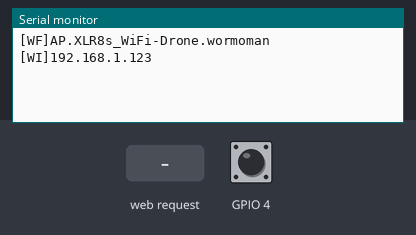
A sketch run on a simulated ESP8266 (NodeMCU). On the bench: the last lines printed to the serial monitor. The inputs (shaded band) are chosen by the test bench; at power-on: GPIO 4 HIGH. WiFi joins after 1.5 s; servers stay silent unless stated.

Above: at 2.2 s.
2.3 s: HTTP request GET /WP received
At 3.4 s:
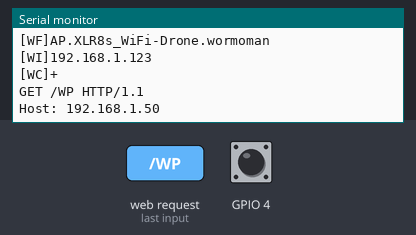
At 4.6 s:
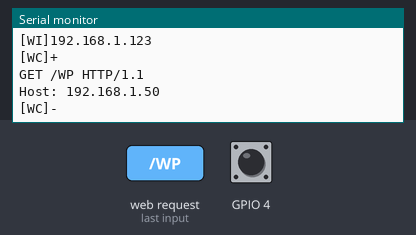

Measured:
- after the input at 2.3 s, the serial monitor: prints a new line at once (image 1)

The sketch:

Wi-Fi.ino
```cpp
#include "ESP8266WiFi.h"

#include "Order.h"
#include <vector>

//WF -ïîäêëþ÷åíèå
//WI -èíôîðìàöèÿ îá ÈÏ
//WC - ñîåäèíåíèÿ

const uint port = 49123;
WiFiServer wifiServer(port);
using namespace std;

void setup()
{


	pinMode(4, INPUT_PULLUP);
	Serial.begin(9600);
	delay(1000);

	if (digitalRead(4) == LOW)
	{
		WiFi.mode(WIFI_STA);
		connectTo("XLR8`s Wi-Fi", "wormoman8627fd039h0bg9");
	}
	else
	{
		WiFi.mode(WIFI_AP);
		hostAP();
	}

	wifiServer.setNoDelay(true);
	wifiServer.begin();
}

IPAddress hostAP()
{
	char* ssid = "XLR8s_WiFi-Drone";
	char* pass = "wormoman";


	vector<String> arg;
	arg.push_back("AP");
	arg.push_back(ssid);
	arg.push_back(pass);

	Order connection("WF", arg);


	Serial.println(connection.ToString());


	bool hidden = false;

	IPAddress local_IP(192, 168, 1, 123);
	IPAddress gateway(192, 168, 1, 1);
	IPAddress subnet(255, 255, 255, 0);
	WiFi.softAPConfig(local_IP, gateway, subnet);
	WiFi.softAP(ssid, pass, 1, hidden, 1);

	vector<String> arg1;
	arg1.push_back(WiFi.softAPIP().toString());

	Order connection1("WI", arg1);
	Serial.println(connection1.ToString());

	return WiFi.softAPIP();
}


IPAddress connectTo(char* ssid, char* pass)
{

	vector<String> arg;
	arg.push_back("STA");
	arg.push_back(ssid);
	arg.push_back(pass);

	Order connection("WF", arg);


	Serial.println(connection.ToString());


	WiFi.begin(ssid, pass);

	while (WiFi.status() != WL_CONNECTED)
	{

		delay(1000);
	}

	vector<String> arg1;
	arg1.push_back(WiFi.localIP().toString());
	Order connection1("WI", arg1);
	Serial.println(connection1.ToString());
	return WiFi.localIP();
}

char serialRead;

void loop()
{
	WiFiClient client = wifiServer.available();
	if (client)
	{
		vector<String> arg;
		arg.push_back("+");
		Order clientconnect("WC", arg);
		Serial.println(clientconnect.ToString());

		while (client.connected())
		{
			while (Serial.available()>0)
			{
				serialRead = Serial.read();
				client.write(serialRead); // òî ÷òî ïðèøëî ïî ñåðèéíèêó îòïðàâèòü ïî âàéôàþ
			}
			serialRead = (char)0;
			while (client.available() > 0)
			{
				serialRead = client.read();

				Serial.write(serialRead);  // òî ÷òî ïðèøëî ïî âàéôàþ îòïðàâèòü ïî ñåðèéíèêó
			}
			delay(10);
		}

		//if (Serial.available())
		//{
		//	client.write(Serial.read());
		//}


		client.stop();

		// ñêàçàòü ïî þçá ÷òî êëèåíò îòêëþ÷èëüñÿ
		vector<String> arg1;
		arg1.push_back("-");
		Order clientdisc("WC", arg1);
		Serial.println(clientdisc.ToString());
	}

}
```

Order.h
```cpp
// Order.h

#ifndef _ORDER_h
#define _ORDER_h

#if defined(ARDUINO) && ARDUINO >= 100
#include "arduino.h"
#else
#include "WProgram.h"
#endif

#include <vector>
#include "SoftwareSerial.h"

using namespace std;
#pragma once


// PING 1 req 2 resp
class Order
{
public:
	String type;
	vector<String> content;

	static SoftwareSerial* wifi;


	Order() {}

	Order(String _type, vector<String> _content)
	{

		type = _type;

		content = _content;

	}

	void Parse(String str)
	{
		String body;
		if (str[0] == '['&str[3] == ']')
		{
			type = "";
			type += str[1];
			type += str[2];

			type = type;

			body = (split(str, ']'))[1];

			content = split(body, '.');

		}

	}

	String ToString()
	{
		String result = "[" + type + "]";
		for (String s : content)
		{
			result += s;
			result += ".";
		}
		result.remove(result.length() - 1);
		return result;
	}

	void Execute()
	{
		if (content.empty()) return;

		if (type == "WP")
		{
			if (content[0] == "1")
			{
				wifi->write("[WP]2");

			}
		}
	}


	~Order()
	{

	}

private:

	vector<String> split(String line, char delimer)
	{
		String buffer;
		vector<String> commands;
		for (int i = 0; i < line.length(); i++)
		{
			if (line[i] != delimer)
			{      // " " ñïëèòòåð
				buffer += line[i];
			}
			else
			{
				commands.push_back(buffer);
				buffer = "";
			}
		}
		if (buffer != "") commands.push_back(buffer);
		return commands;
	}
};


#endif
```
